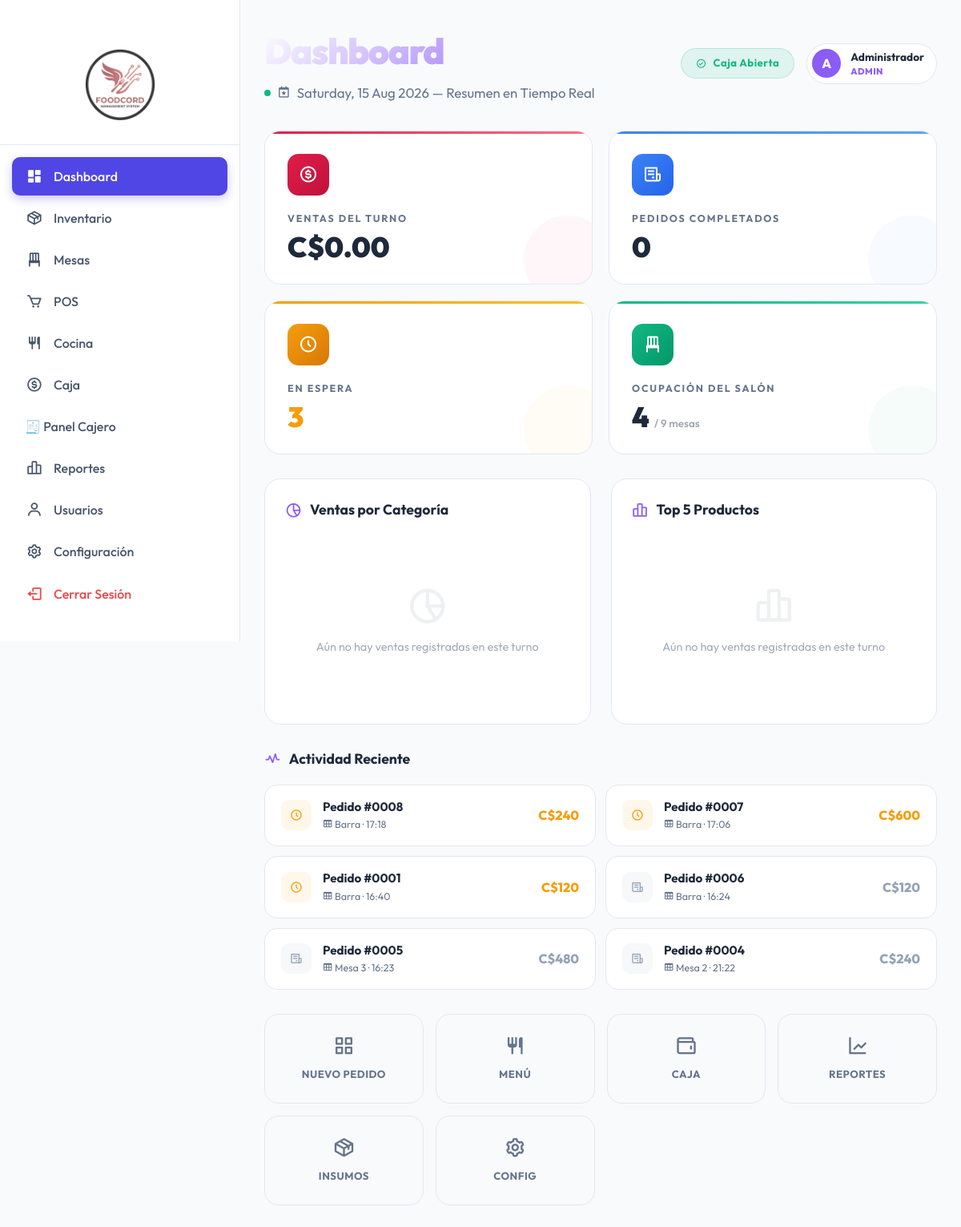
The app's page /inicio.php (signed in) with its own data.
### tables this page shows
CREATE TABLE IF NOT EXISTS modules (
    id INT AUTO_INCREMENT PRIMARY KEY,
    module_key VARCHAR(50) UNIQUE NOT NULL,
    name VARCHAR(100) NOT NULL,
    icon VARCHAR(10) DEFAULT '',
    file_path VARCHAR(100) NOT NULL,
    display_order INT DEFAULT 0,
    is_active TINYINT(1) DEFAULT 1,
    created_at TIMESTAMP DEFAULT CURRENT_TIMESTAMP
);

CREATE TABLE `roles` (
  `id` int(11) NOT NULL AUTO_INCREMENT,
  `name` varchar(50) NOT NULL,
  PRIMARY KEY (`id`),
  UNIQUE KEY `name` (`name`)
);

CREATE TABLE `orders` (
  `id` int(11) NOT NULL AUTO_INCREMENT,
  `table_id` int(11) NOT NULL,
  `user_id` int(11) NOT NULL,
  `total` decimal(10,2) NOT NULL DEFAULT 0.00,
  `status` enum('pending','completed','cancelled','draft','preparing','ready','picked_up','delivered') DEFAULT 'draft',
  `date_created` timestamp NOT NULL DEFAULT current_timestamp(),
  `payment_requested` tinyint(1) DEFAULT 0,
  PRIMARY KEY (`id`),
  KEY `table_id` (`table_id`),
  KEY `user_id` (`user_id`),
  CONSTRAINT `orders_ibfk_1` FOREIGN KEY (`table_id`) REFERENCES `tables` (`id`) ON UPDATE CASCADE,
  CONSTRAINT `orders_ibfk_2` FOREIGN KEY (`user_id`) REFERENCES `users` (`id`) ON UPDATE CASCADE
);

CREATE TABLE `tables` (
  `id` int(11) NOT NULL AUTO_INCREMENT,
  `name` varchar(50) NOT NULL,
  `status` enum('available','occupied','reserved') DEFAULT 'available',
  PRIMARY KEY (`id`),
  UNIQUE KEY `name` (`name`)
);

### inicio.php (the view, shortened to what the rows shown need)
<?php
require_once __DIR__ . '/config/db.php';
require_once __DIR__ . '/includes/modules_helper.php';
$recent_orders = $pdo->query('
    SELECT o.id, o.status, o.date_created, t.name as table_name,
           COALESCE(SUM(od.quantity * od.price), 0) as total
    FROM orders o
    LEFT JOIN tables t ON o.table_id = t.id
    LEFT JOIN order_details od ON o.id = od.order_id
    GROUP BY o.id
    ORDER BY o.date_created DESC
    LIMIT 6
')->fetchAll();
$stmt = $pdo->prepare('SELECT name FROM roles WHERE id = ?');
$stmt->execute([$_SESSION['role_id']]);
$user_role_name = $stmt->fetchColumn() ?: 'Usuario';
include __DIR__ . '/includes/header.php';
?>
<div class="dashboard-wrapper">
    <?php include __DIR__ . '/includes/sidebar.php'; ?>
    <main class="main-content">
        <div class="dash-header">
            <div>
                <h1 class="dash-title">Dashboard</h1>
            </div>
            <div style="display: flex; align-items: center; gap: 15px;">
                <div class="fc-user-pill">
                    <div class="fc-user-info">
                        <span class="name"><?= htmlspecialchars($_SESSION['name']) ?></span>
                        <span class="role"><?= htmlspecialchars($user_role_name) ?></span>
                    </div>
                </div>
            </div>
        </div>
        <?php if (!empty($recent_orders)): ?>
        <div class="activity-section">
            <div class="activity-list">
                <?php foreach ($recent_orders as $order):
                    $status_colors = ['pending' => '#f59e0b', 'completed' => '#10b981', 'cancelled' => '#ef4444', 'preparing' => '#3b82f6'];
                    $status_icons = ['pending' => 'bx-time-five', 'completed' => 'bx-check-circle', 'cancelled' => 'bx-x-circle', 'preparing' => 'bx-loader-alt'];
                    $sc = $status_colors[$order['status']] ?? '#94a3b8';
                    $si = $status_icons[$order['status']] ?? 'bx-receipt';
                ?>
                <div class="activity-item">
                    <div class="activity-left">
                        <div class="activity-icon" style="background: <?= $sc ?>15; color: <?= $sc ?>;">
                            <i class='bx <?= $si ?>'></i>
                        </div>
                        <div>
                            <div class="activity-name">Pedido #<?= str_pad($order['id'], 4, '0', STR_PAD_LEFT) ?></div>
                            <div class="activity-meta">
                                <i class='bx bx-table'></i> <?= htmlspecialchars($order['table_name'] ?? 'Para llevar') ?> · <?= date('H:i', strtotime($order['date_created'])) ?>
                            </div>
                        </div>
                    </div>
                    <div class="activity-amount" style="color: <?= $sc ?>;">C$<?= number_format($order['total'], 0) ?></div>
                </div>
                <?php endforeach; ?>
            </div>
        </div>
        <?php endif; ?>
    </main>
</div>
<?php include __DIR__ . '/includes/footer.php'; ?>

### includes/sidebar.php (shortened to what the rows shown need)
<?php
require_once __DIR__ . '/modules_helper.php';
$current_page = basename($_SERVER['PHP_SELF']);
$user_modules = [];
if (modulesTableExists($pdo)) {
    $user_modules = getUserModules($pdo, $_SESSION['role_id']);
}
$use_legacy = empty($user_modules);
function getIcon($page)
{
    switch ($page) {
        case 'inicio.php':
            return "<i class='bx bxs-dashboard'></i>";
        case 'productos.php':
            return "<i class='bx bx-package'></i>";
        case 'mesas.php':
            return "<i class='bx bx-chair'></i>";
        case 'venta.php':
            return "<i class='bx bx-cart'></i>";
        case 'cocina.php':
            return "<i class='bx bx-restaurant'></i>";
        case 'caja.php':
            return "<i class='bx bx-dollar-circle'></i>";
        case 'reportes.php':
            return "<i class='bx bx-bar-chart-alt-2'></i>";
        case 'usuarios.php':
            return "<i class='bx bx-user'></i>";
        case 'configuracion.php':
            return "<i class='bx bx-cog'></i>";
        default:
            return "<i class='bx bx-circle'></i>";
    }
}
?>
<aside class="sidebar">
    <ul class="sidebar-menu">
        <?php if ($use_legacy): ?>
            <?php if ($_SESSION['role_id'] == 1 || $_SESSION['role_id'] == 5):  ?>
                <li><a href="inicio.php"
                        class="<?= $current_page == 'inicio.php' ? 'active' : '' ?>"><?= getIcon('inicio.php') ?> Dashboard</a>
                </li>
                <li><a href="productos.php"
                        class="<?= $current_page == 'productos.php' ? 'active' : '' ?>"><?= getIcon('productos.php') ?>
                        Menú</a>
                </li>
                <li><a href="inventario_insumos.php"
                        class="<?= $current_page == 'inventario_insumos.php' ? 'active' : '' ?>"><?= getIcon('inventario_insumos.php') ?>
                        Insumos</a></li>
                <li><a href="gestion_recetas.php"
                        class="<?= $current_page == 'gestion_recetas.php' ? 'active' : '' ?>"><?= getIcon('gestion_recetas.php') ?>
                        Recetas/Costos</a></li>
            <?php endif; ?>
            <?php if ($_SESSION['role_id'] == 1 || $_SESSION['role_id'] == 5 || $_SESSION['role_id'] == 2):  ?>
                <li><a href="mesas.php" class="<?= $current_page == 'mesas.php' ? 'active' : '' ?>"><?= getIcon('mesas.php') ?>
                        Mesas</a></li>
            <?php endif; ?>
            <?php if ($_SESSION['role_id'] == 1 || $_SESSION['role_id'] == 5):  ?>
                <!-- <li><a href="mesas.php?tab=libre"
                        class="<?= $current_page == 'venta.php' ? 'active' : '' ?>"><?= getIcon('venta.php') ?>
                        POS</a></li> -->
                <li><a href="cocina.php"
                        class="<?= $current_page == 'cocina.php' ? 'active' : '' ?>"><?= getIcon('cocina.php') ?> Cocina</a>
                </li>
                <li><a href="caja.php" class="<?= $current_page == 'caja.php' ? 'active' : '' ?>"><?= getIcon('caja.php') ?>
                        Caja</a></li>
                <li><a href="cuentas.php" class="<?= $current_page == 'cuentas.php' ? 'active' : '' ?>"><i
                            class='bx bx-receipt'></i>
                        Cuentas</a></li>
                <li><a href="pedidosya.php"
                        class="<?= $current_page == 'pedidosya.php' || $current_page == 'factura_pedidosya.php' ? 'active' : '' ?>"><?= getIcon('pedidosya.php') ?>
                        PedidosYa</a></li>
                <li><a href="reportes.php"
                        class="<?= $current_page == 'reportes.php' ? 'active' : '' ?>"><?= getIcon('reportes.php') ?>
                        Reportes</a></li>
                <li><a href="usuarios.php"
                        class="<?= $current_page == 'usuarios.php' ? 'active' : '' ?>"><?= getIcon('usuarios.php') ?>
                        Usuarios</a></li>
                <li><a href="configuracion.php"
                        class="<?= $current_page == 'configuracion.php' ? 'active' : '' ?>"><?= getIcon('configuracion.php') ?>
                        Configuración</a></li>
            <?php endif; ?>
        <?php else: ?>
            <?php foreach ($user_modules as $module): ?>
                <?php
                if (
                    strpos($module['module_key'], 'config_') === 0 ||
                    in_array($module['module_key'], ['inventory_edit', 'inventory_delete', 'pedido_libre', 'pedidosya'])
                ) {
                    continue;
                }
                $is_active = ($current_page == $module['file_path']);
                $mappedIcon = getIcon($module['file_path']);
                if (strpos($mappedIcon, 'bx-circle') !== false && !empty($module['icon'])) {
                    $mappedIcon = $module['icon'];
                }
                ?>
                <li>
                    <a href="<?= htmlspecialchars($module['file_path']) ?>" class="<?= $is_active ? 'active' : '' ?>">
                        <?= $mappedIcon ?>         <?= htmlspecialchars($module['name']) ?>
                    </a>
                </li>
            <?php endforeach; ?>
        <?php endif; ?>
    </ul>
</aside>

### records on screen
modules: file_path "inicio.php" (drawn), name "Dashboard"
modules: file_path "productos.php" (drawn), name "Inventario"
modules: file_path "mesas.php" (drawn), name "Mesas"
modules: file_path "venta.php" (drawn), name "POS"
modules: file_path "cocina.php" (drawn), name "Cocina"
modules: file_path "caja.php" (drawn), name "Caja"
modules: icon "🧾", name "Panel Cajero"
modules: file_path "reportes.php" (drawn), name "Reportes"
modules: file_path "usuarios.php" (drawn), name "Usuarios"
modules: name "Configuración"
roles: name "ADMIN"
orders: id "0008", table.name "Barra", date_created "17:18", total "240"
orders: id "0007", table.name "Barra", date_created "17:06", total "600"
orders: id "0001", table.name "Barra", date_created "16:40", total "120"
orders: id "0006", table.name "Barra", date_created "16:24", total "120"
orders: id "0005", table.name "Mesa 3", date_created "16:23", total "480"
orders: id "0004", table.name "Mesa 2", date_created "21:22", total "240"

### other values on screen
substr($_SESSION['name'], 0, 1) "A"
$_SESSION['name'] "Administrador"
$total_sales "0.00"
$total_orders "0"
$pending_orders "3"
$active_tables "4"
$total_tables "9"
